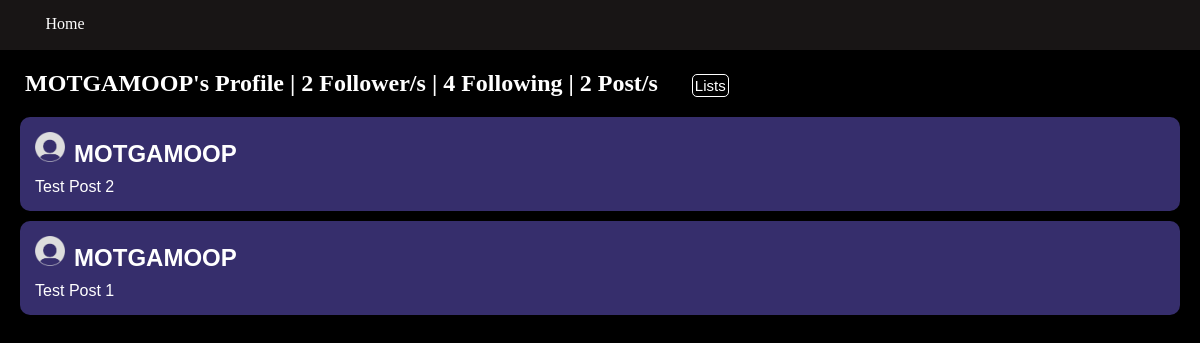
The page /twitter/user/MOTGAMOOP (signed in) on the database its author committed.
### twitter/models.py (models this page shows, shortened)
class User2(models.Model): #don't delete follows or user2s manually, because you have to delete the user follow and user2 all in one or itll break
    username = models.CharField(max_length = 200)
    password = models.CharField(max_length = 200, default = "password")
    profile_picture = models.ImageField(upload_to = "media/twitter/", default = "static/twitter/default.png")
    following = models.ManyToManyField(FollowObj, related_name="follow_account")
    bookmarks = models.ManyToManyField('Post', related_name="bookmarked_post") #if you want to define a relationship between two objects you can just use a string for the object name
    followers = models.IntegerField(default = 0)
    followingNum = models.IntegerField(default = 0)
    savedlists = models.ManyToManyField('PostList', related_name="saved_list")
    ownlists = models.ManyToManyField('PostList', related_name="own_list")
    posts = models.IntegerField(default = 0)
    notificationlist = models.ManyToManyField('Notification', related_name="notifications")
    def __str__(self):
        return self.username

class Post(models.Model):
    text = models.CharField(max_length=200)
    pub_date = models.DateTimeField("date published")
    user = models.ForeignKey(User2, on_delete=models.PROTECT)
    likes = models.IntegerField(default = 0)
    likedBy = models.ManyToManyField(User2, related_name="post_like")
    commentsCount = models.IntegerField(default = 0)

### twitter/views.py (the view)
# urls.py: path("user/<str:username>", views.ProfileView, name = "profile"),
def ProfileView(request, username):
    tempUser = get_object_or_404(User2, username=username)
    currUser = get_object_or_404(User2, username=request.user.username)
    followed = False
    own = False
    if tempUser == currUser:
        own = True
    if currUser.following.filter(username=username).exists():
        followed = True
    post_list = Post.objects.filter(user = tempUser).order_by("-pub_date")
    context = {"post_list": post_list, "username": username, "followed": followed, "user": tempUser, "own": own}
    return render(request, "twitter/profile.html", context)

### twitter/templates/twitter/profile.html (shortened to what this page needs)
<!DOCTYPE html>
<html lang="en">
<head>
    {%load static %}
    <link rel = "stylesheet" href = "{% static 'twitter/css/profile.css' %}">
</head>
<body>
    <div class = "navbar">
        <a href = "{% url 'home' %}"><div class = "homebutton">
            Home
        </div></a>
    </div>
    <h2>{{ username }}'s Profile | {{user.followers}} Follower/s | {{user.followingNum}} Following | {{user.posts}} Post/s </h2>
    <a href = "{% url 'lists' username=username %}" class = "listbutton pointer">Lists</a>
    <div class = "postbox">
        {% if post_list %}
            {% for post in post_list %}
                <div class = "post">
                    {% load static %}
                    <img src = "{% static 'twitter/images/default.png' %}", width = 30px, height = 30px>
                    <h2>{{post.user}}</h2> <br>
                    <a href = "{% url 'post' pk=post.pk %}"><span>{{post.text}}</span></a>
                </div>
            {% endfor %}
        {% else %}
            <p>No Posts Available</p>
        {% endif %}
    </div>
</body>
</html>

### twitter/static/twitter/css/profile.css (style rules this page uses)
h2 { color:white; margin:25px; margin-top:70px; margin-bottom:10px; display:inline-block; }
.pointer { cursor: pointer; }
.post { border-radius: 10px; padding:15px; margin:20px; margin-bottom:10px; margin-top:10px; margin-bottom:5px; color:white; background-color:rgb(54, 46, 108); }
.postbox { margin-top:5px; }
body { background-color:black; padding:0.1px; }
.post h2 { font-family:'Trebuchet MS', 'Lucida Sans Unicode', 'Lucida Grande', 'Lucida Sans', Arial, sans-serif; display:inline; margin-left: 5px; }
.post span { font-family:'Trebuchet MS', 'Lucida Sans Unicode', 'Lucida Grande', 'Lucida Sans', Arial, sans-serif; margin-top:10px; display:block; }
* { margin:0; padding:0; }
.navbar { position:fixed; width:100%; height:50px; background-color:rgb(24, 21, 21); top:0px; }
.homebutton { padding:5px; height:20px; margin:10px; border-radius:10px; text-align:center; width:100px; color:white; }
a { text-decoration:none; color:white; }
.listbutton { border: solid 1px white; color:white; padding: 2px; font-size:15px; border-radius:5px; font-family:'Trebuchet MS', 'Lucida Sans Unicode', 'Lucida Grande', 'Lucida Sans', Arial, sans-serif; margin-left:5px; background-color:transparent; }

### rows shown on the page
User2: followers "2", followingNum "4", posts "2"
Post: user "MOTGAMOOP", text "Test Post 2"
Post: user "MOTGAMOOP", text "Test Post 1"

### other values the page prints
{{ username }} "MOTGAMOOP"
